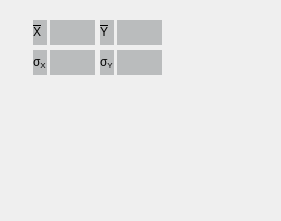
      <widget class="QCustomPlot" name="p_customPlot_penumbra" native="true">
       <property name="geometry">
        <rect>
         <x>10</x>
         <y>480</y>
         <width>281</width>
         <height>221</height>
        </rect>
       </property>
       <widget class="QFrame" name="frame_20">
        <property name="geometry">
         <rect>
          <x>30</x>
          <y>20</y>
          <width>133</width>
          <height>55</height>
         </rect>
        </property>
        <property name="styleSheet">
         <string notr="true">QFrame#frame_20 {
border: 0.1ex solid #76797c;
 border-radius: 0.2ex;
background-color:  rgb(49, 54, 59, 0)
 }

QLabel {
background-color:  rgb(49, 54, 59, 70)
}

</string>
        </property>
        <property name="frameShape">
         <enum>QFrame::StyledPanel</enum>
        </property>
        <property name="frameShadow">
         <enum>QFrame::Raised</enum>
        </property>
        <widget class="QLabel" name="label_44">
         <property name="geometry">
          <rect>
           <x>3</x>
           <y>0</y>
           <width>14</width>
           <height>25</height>
          </rect>
         </property>
         <property name="font">
          <font>
           <pointsize>9</pointsize>
          </font>
         </property>
         <property name="styleSheet">
          <string notr="true">QLabel#label_32 {
background-color:  rgb(49, 54, 59, 70)
}
</string>
         </property>
         <property name="text">
          <string>&lt;html&gt;&lt;head/&gt;&lt;body&gt;&lt;p&gt;&lt;SPAN STYLE=&quot;text-decoration:overline&quot;&gt;X&lt;/SPAN&gt; &lt;/p&gt;&lt;/body&gt;&lt;/html&gt;</string>
         </property>
         <property name="alignment">
          <set>Qt::AlignLeading|Qt::AlignLeft|Qt::AlignVCenter</set>
         </property>
         <property name="wordWrap">
          <bool>true</bool>
         </property>
        </widget>
        <widget class="QLabel" name="p_lineEdit_x_penumbra_mean">
         <property name="geometry">
          <rect>
           <x>20</x>
           <y>0</y>
           <width>45</width>
           <height>25</height>
          </rect>
         </property>
         <property name="minimumSize">
          <size>
           <width>0</width>
           <height>25</height>
          </size>
         </property>
         <property name="font">
          <font>
           <pointsize>9</pointsize>
          </font>
         </property>
         <property name="styleSheet">
          <string notr="true">QLabel#p_lineEdit_x_penumbra_mean {
background-color:  rgb(49, 54, 59, 70)
}
</string>
         </property>
         <property name="text">
          <string/>
         </property>
         <property name="alignment">
          <set>Qt::AlignCenter</set>
         </property>
        </widget>
        <widget class="QLabel" name="label_45">
         <property name="geometry">
          <rect>
           <x>3</x>
           <y>30</y>
           <width>14</width>
           <height>25</height>
          </rect>
         </property>
         <property name="font">
          <font>
           <pointsize>9</pointsize>
          </font>
         </property>
         <property name="styleSheet">
          <string notr="true">QLabel#label_33 {
background-color:  rgb(49, 54, 59, 70)
}
</string>
         </property>
         <property name="text">
          <string>&lt;html&gt;&lt;head/&gt;&lt;body&gt;&lt;p&gt;σ&lt;span style=&quot; vertical-align:sub;&quot;&gt;X&lt;/span&gt;&lt;/p&gt;&lt;/body&gt;&lt;/html&gt;</string>
         </property>
        </widget>
        <widget class="QLabel" name="p_lineEdit_x_penumbra_sd">
         <property name="geometry">
          <rect>
           <x>20</x>
           <y>30</y>
           <width>45</width>
           <height>25</height>
          </rect>
         </property>
         <property name="minimumSize">
          <size>
           <width>0</width>
           <height>25</height>
          </size>
         </property>
         <property name="font">
          <font>
           <pointsize>9</pointsize>
          </font>
         </property>
         <property name="styleSheet">
          <string notr="true">QLabel#p_lineEdit_x_penumbra_sd {
background-color:  rgb(49, 54, 59, 70)
}
</string>
         </property>
         <property name="text">
          <string/>
         </property>
         <property name="alignment">
          <set>Qt::AlignCenter</set>
         </property>
        </widget>
        <widget class="QLabel" name="label_46">
         <property name="geometry">
          <rect>
           <x>70</x>
           <y>0</y>
           <width>14</width>
           <height>25</height>
          </rect>
         </property>
         <property name="font">
          <font>
           <pointsize>9</pointsize>
          </font>
         </property>
         <property name="styleSheet">
          <string notr="true">QLabel#label_28 {
background-color:  rgb(49, 54, 59, 70)
}
</string>
         </property>
         <property name="text">
          <string>&lt;html&gt;&lt;head/&gt;&lt;body&gt;&lt;p&gt;&lt;SPAN STYLE=&quot;text-decoration:overline&quot;&gt;Y&lt;/SPAN&gt; &lt;/p&gt;&lt;/body&gt;&lt;/html&gt;</string>
         </property>
         <property name="alignment">
          <set>Qt::AlignLeading|Qt::AlignLeft|Qt::AlignVCenter</set>
         </property>
        </widget>
        <widget class="QLabel" name="label_47">
         <property name="geometry">
          <rect>
           <x>70</x>
           <y>30</y>
           <width>14</width>
           <height>25</height>
          </rect>
         </property>
         <property name="font">
          <font>
           <pointsize>9</pointsize>
          </font>
         </property>
         <property name="styleSheet">
          <string notr="true">QLabel#label_29 {
background-color:  rgb(49, 54, 59, 70)
}
</string>
         </property>
         <property name="text">
          <string>&lt;html&gt;&lt;head/&gt;&lt;body&gt;&lt;p&gt;σ&lt;span style=&quot; vertical-align:sub;&quot;&gt;Y&lt;/span&gt;&lt;/p&gt;&lt;/body&gt;&lt;/html&gt;</string>
         </property>
        </widget>
        <widget class="QLabel" name="p_lineEdit_y_penumbra_mean">
         <property name="geometry">
          <rect>
           <x>87</x>
           <y>0</y>
           <width>45</width>
           <height>25</height>
          </rect>
         </property>
         <property name="minimumSize">
          <size>
           <width>0</width>
           <height>25</height>
          </size>
         </property>
         <property name="font">
          <font>
           <pointsize>9</pointsize>
          </font>
         </property>
         <property name="styleSheet">
          <string notr="true">QLabel#p_lineEdit_y_penumbra_mean {
background-color:  rgb(49, 54, 59, 70)
}
</string>
         </property>
         <property name="text">
          <string/>
         </property>
         <property name="alignment">
          <set>Qt::AlignCenter</set>
         </property>
        </widget>
        <widget class="QLabel" name="p_lineEdit_y_penumbra_sd">
         <property name="geometry">
          <rect>
           <x>87</x>
           <y>30</y>
           <width>45</width>
           <height>25</height>
          </rect>
         </property>
         <property name="minimumSize">
          <size>
           <width>0</width>
           <height>25</height>
          </size>
         </property>
         <property name="font">
          <font>
           <pointsize>9</pointsize>
          </font>
         </property>
         <property name="styleSheet">
          <string notr="true">QLabel#p_lineEdit_y_penumbra_sd {
background-color:  rgb(49, 54, 59, 70)
}
</string>
         </property>
         <property name="text">
          <string/>
         </property>
         <property name="alignment">
          <set>Qt::AlignCenter</set>
         </property>
        </widget>
        <widget class="QFrame" name="frame_21">
         <property name="geometry">
          <rect>
           <x>0</x>
           <y>170</y>
           <width>133</width>
           <height>55</height>
          </rect>
         </property>
         <property name="styleSheet">
          <string notr="true">QFrame#frame_2 {
border: 0.1ex solid #76797c;
 border-radius: 0.2ex;
background-color:  rgb(49, 54, 59, 0)
 }

QLabel {
background-color:  rgb(49, 54, 59, 70)
}

</string>
         </property>
         <property name="frameShape">
          <enum>QFrame::StyledPanel</enum>
         </property>
         <property name="frameShadow">
          <enum>QFrame::Raised</enum>
         </property>
         <widget class="QLabel" name="label_48">
          <property name="geometry">
           <rect>
            <x>3</x>
            <y>0</y>
            <width>14</width>
            <height>25</height>
           </rect>
          </property>
          <property name="font">
           <font>
            <pointsize>9</pointsize>
           </font>
          </property>
          <property name="styleSheet">
           <string notr="true">QLabel#label_32 {
background-color:  rgb(49, 54, 59, 70)
}
</string>
          </property>
          <property name="text">
           <string>&lt;html&gt;&lt;head/&gt;&lt;body&gt;&lt;p&gt;&lt;SPAN STYLE=&quot;text-decoration:overline&quot;&gt;X&lt;/SPAN&gt; &lt;/p&gt;&lt;/body&gt;&lt;/html&gt;</string>
          </property>
          <property name="alignment">
           <set>Qt::AlignLeading|Qt::AlignLeft|Qt::AlignVCenter</set>
          </property>
          <property name="wordWrap">
           <bool>true</bool>
          </property>
         </widget>
         <widget class="QLabel" name="p_lineEdit_x_width90_mean_5">
          <property name="geometry">
           <rect>
            <x>20</x>
            <y>0</y>
            <width>45</width>
            <height>25</height>
           </rect>
          </property>
          <property name="minimumSize">
           <size>
            <width>0</width>
            <height>25</height>
           </size>
          </property>
          <property name="font">
           <font>
            <pointsize>9</pointsize>
           </font>
          </property>
          <property name="styleSheet">
           <string notr="true">QLabel#p_lineEdit_x_width90_mean {
background-color:  rgb(49, 54, 59, 70)
}
</string>
          </property>
          <property name="text">
           <string/>
          </property>
          <property name="alignment">
           <set>Qt::AlignCenter</set>
          </property>
         </widget>
         <widget class="QLabel" name="label_49">
          <property name="geometry">
           <rect>
            <x>3</x>
            <y>30</y>
            <width>14</width>
            <height>25</height>
           </rect>
          </property>
          <property name="font">
           <font>
            <pointsize>9</pointsize>
           </font>
          </property>
          <property name="styleSheet">
           <string notr="true">QLabel#label_33 {
background-color:  rgb(49, 54, 59, 70)
}
</string>
          </property>
          <property name="text">
           <string>&lt;html&gt;&lt;head/&gt;&lt;body&gt;&lt;p&gt;σ&lt;span style=&quot; vertical-align:sub;&quot;&gt;X&lt;/span&gt;&lt;/p&gt;&lt;/body&gt;&lt;/html&gt;</string>
          </property>
         </widget>
         <widget class="QLabel" name="p_lineEdit_x_width90_sd_5">
          <property name="geometry">
           <rect>
            <x>20</x>
            <y>30</y>
            <width>45</width>
            <height>25</height>
           </rect>
          </property>
          <property name="minimumSize">
           <size>
            <width>0</width>
            <height>25</height>
           </size>
          </property>
          <property name="font">
           <font>
            <pointsize>9</pointsize>
           </font>
          </property>
          <property name="styleSheet">
           <string notr="true">QLabel#p_lineEdit_x_width90_sd {
background-color:  rgb(49, 54, 59, 70)
}
</string>
          </property>
          <property name="text">
           <string/>
          </property>
          <property name="alignment">
           <set>Qt::AlignCenter</set>
          </property>
         </widget>
         <widget class="QLabel" name="label_50">
          <property name="geometry">
           <rect>
            <x>70</x>
            <y>0</y>
            <width>14</width>
            <height>25</height>
           </rect>
          </property>
          <property name="font">
           <font>
            <pointsize>9</pointsize>
           </font>
          </property>
          <property name="styleSheet">
           <string notr="true">QLabel#label_28 {
background-color:  rgb(49, 54, 59, 70)
}
</string>
          </property>
          <property name="text">
           <string>&lt;html&gt;&lt;head/&gt;&lt;body&gt;&lt;p&gt;&lt;SPAN STYLE=&quot;text-decoration:overline&quot;&gt;Y&lt;/SPAN&gt; &lt;/p&gt;&lt;/body&gt;&lt;/html&gt;</string>
          </property>
          <property name="alignment">
           <set>Qt::AlignLeading|Qt::AlignLeft|Qt::AlignVCenter</set>
          </property>
         </widget>
         <widget class="QLabel" name="label_51">
          <property name="geometry">
           <rect>
            <x>70</x>
            <y>30</y>
            <width>14</width>
            <height>25</height>
           </rect>
          </property>
          <property name="font">
           <font>
            <pointsize>9</pointsize>
           </font>
          </property>
          <property name="styleSheet">
           <string notr="true">QLabel#label_29 {
background-color:  rgb(49, 54, 59, 70)
}
</string>
          </property>
          <property name="text">
           <string>&lt;html&gt;&lt;head/&gt;&lt;body&gt;&lt;p&gt;σ&lt;span style=&quot; vertical-align:sub;&quot;&gt;Y&lt;/span&gt;&lt;/p&gt;&lt;/body&gt;&lt;/html&gt;</string>
          </property>
         </widget>
         <widget class="QLabel" name="p_lineEdit_y_width90_mean_5">
          <property name="geometry">
           <rect>
            <x>87</x>
            <y>0</y>
            <width>45</width>
            <height>25</height>
           </rect>
          </property>
          <property name="minimumSize">
           <size>
            <width>0</width>
            <height>25</height>
           </size>
          </property>
          <property name="font">
           <font>
            <pointsize>9</pointsize>
           </font>
          </property>
          <property name="styleSheet">
           <string notr="true">QLabel#p_lineEdit_y_width90_mean {
background-color:  rgb(49, 54, 59, 70)
}
</string>
          </property>
          <property name="text">
           <string/>
          </property>
          <property name="alignment">
           <set>Qt::AlignCenter</set>
          </property>
         </widget>
         <widget class="QLabel" name="p_lineEdit_y_width90_sd_5">
          <property name="geometry">
           <rect>
            <x>87</x>
            <y>30</y>
            <width>45</width>
            <height>25</height>
           </rect>
          </property>
          <property name="minimumSize">
           <size>
            <width>0</width>
            <height>25</height>
           </size>
          </property>
          <property name="font">
           <font>
            <pointsize>9</pointsize>
           </font>
          </property>
          <property name="styleSheet">
           <string notr="true">QLabel#p_lineEdit_y_width90_sd {
background-color:  rgb(49, 54, 59, 70)
}
</string>
          </property>
          <property name="text">
           <string/>
          </property>
          <property name="alignment">
           <set>Qt::AlignCenter</set>
          </property>
         </widget>
        </widget>
       </widget>
      </widget>
